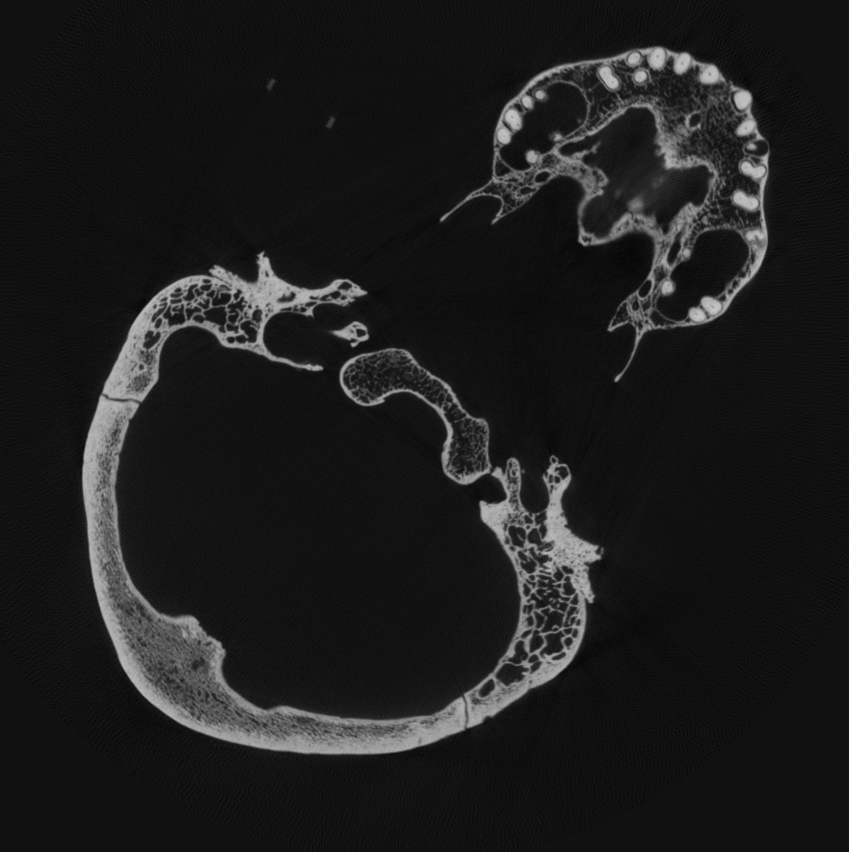
#> input picture Code_palevo/img_test_3.tif, 1697 x 1703 px, given as the content of the folder contour_stack/boite_&_dents_390_stack, which was not available (shown at 1/2 size)
$ python tes_convert_to_3D.py
#> lines starting #> are read from the running program, lines starting #| are printed output that depends on the picture; after the words box and inside, x2 and y2 are one past the last pixel; in counts of white or black regions, pixels touching at a corner belong together; pictures that were not available may be replaced by others from this repository, and a replacement may not be noted
### Code_palevo/Lib_outils.py
'''
Librairie OUTILS

2025, GILET Eliott , PALEVOPRIM/X-LIM

    Résumé : Cette librairie contient des fonctions utile de
manipulation et de traitement générale d'image, de
pie d'image et de données 3D.

## -------[ Structure de la librairie ]------- ##

## [ Manipulation des fichiers ( .png / .tif ) ] ##
#  [ Ouverture ]
#  [ Visualisation ]
#  [ Enregistrement ]

## [ Manipulation des fichiers ( 3D ) ] ##

## [ Traitement d'images ] ##
#  [ Alignement / rotation d'image ]
#  [ traitement mathématique ]

## [ Affichage ] ##
#  [ Affichage simple ]
#  [ Affichage Mathématiques ]
#  [ Affichage spécifique ]

'''

#################################################################################################################################################################################
## ----------------------------------------[ Zone d'import ]---------------------------------------------------------------------------------------------------------------------
#################################################################################################################################################################################
import os
import pyvista as pv
import math
import numpy as np
import matplotlib.pyplot as plt
import shutil

from datetime import datetime
from matplotlib.colors import ListedColormap
from matplotlib.widgets import Slider
from skimage.io import imread
from PIL import Image
from scipy.spatial import ConvexHull
from scipy.ndimage import label, binary_opening
from sklearn.decomposition import PCA

#################################################################################################################################################################################
## ----------------------------------------[ Zone de déclaration ]---------------------------------------------------------------------------------------------------------------------
#################################################################################################################################################################################


#################################################################################################################################################################################
## ----------------------------------------[ Zone de fonction ]---------------------------------------------------------------------------------------------------------------------
#################################################################################################################################################################################


## ====================================================[ Manipulation des fichiers ( .png / .tif ) ]==================================================== ##

## -------[ Ouverture ]------- ##

# [19 lines left out: function open_image, not called in this run]

def open_image_stack(dossier, extension=".tif"):# Ouvre tous les fichiers
    """
    Ouvre tous les fichiers d'une extension donnée dans un dossier, les convertit en niveaux de gris,
    et les empile dans une matrice 3D.

    Args:
        dossier (str): Chemin du dossier contenant les fichiers image
        extension (str): Extension des fichiers (par ex. '.tif', '.png', '.jpg')

    Returns:
        np.ndarray: Matrice 3D de taille (hauteur, largeur, nombre_images)
    """
#> called with dossier = 'contour_stack/boite_&_dents_390_stack', extension = '.tif'

    ## ---------[ Recherche des fichiers ]--------- ##
    extension = extension.lower()                                              # Met l’extension en minuscule (pour éviter les problèmes de casse)
    fichiers = [f for f in os.listdir(dossier) if f.lower().endswith(extension)]
    fichiers.sort()                                                            # Trie les fichiers pour garantir l’ordre de chargement

    pile_images = []                                                           # Liste pour stocker les images chargées

    ## ---------[ Chargement et conversion des images ]--------- ##
    for i, fichier in enumerate(fichiers):
        chemin = os.path.join(dossier, fichier)                                # Construit le chemin complet du fichier

        try:
            image = Image.open(chemin).convert("L")                            # Ouvre l’image et la convertit en niveaux de gris
#> image is the input picture: PIL image 1697x1703 L; min 2, max 202, mean 28.8
            tab_image = np.array(image)                                        # Convertit en tableau NumPy 2D
            pile_images.append(tab_image)                                      # Ajoute à la pile
            print(f"Image chargée ({extension}) : {i+1}")
        except Exception as e:
            print(f"Erreur avec {fichier} : {e}")                              # Affiche un message d’erreur si le fichier ne peut être lu

    ## ---------[ Vérification et empilement final ]--------- ##
    if not pile_images:
        raise ValueError("Aucune image chargée. Vérifiez le dossier et l'extension.")  # Stoppe si aucune image valide n’a été trouvée

    return np.stack(pile_images, axis=2)                                       # Empile les images le long du 3e axe → matrice (H, W, N)

## -------[ Visualisation ]------- ##

# [113 lines left out: functions afficher_volume_tif, visualiser_volume_binaire, not called in this run]

## -------[ Enregistrement ]------- ##

def archive_file_saved(base_dir="file_saved", archive_root="archived_file"):
    """
    Vérifie si des fichiers sont présents dans les sous-dossiers de 'file_saved'.
    Si oui :
        - Crée 'unused_bin' si nécessaire,
        - Copie le dossier 'file_saved' dans 'unused_bin' avec un suffixe date-heure,
        - Supprime le dossier original 'file_saved'.

    Args:
        base_dir (str): Nom du dossier à archiver (par défaut "file_saved").
        archive_root (str): Dossier où les archives sont placées (par défaut "unused_bin").
    """
    ## ---------[ Vérification de l'existence du dossier ]--------- ##

    if not os.path.exists(base_dir):
        print(f"Le dossier '{base_dir}' n'existe pas.")
        return

    ## ---------[ Vérifie s'il y a des fichiers à archiver ]--------- ##

    has_data = False
    for root, dirs, files in os.walk(base_dir):             # Parcourt tous les sous-dossiers
        if files:                                            # Si des fichiers sont trouvés
            has_data = True
            break

    if not has_data:
        print(f"Aucune donnée à archiver dans '{base_dir}'.")
        return

    ## ---------[ Préparation du nom d'archive avec timestamp ]--------- ##

    timestamp = datetime.now().strftime("%Y%m%d_%H%M%S")     # Format date-heure → "20250616_134510"
    archive_name = f"{base_dir}_{timestamp}"                 # Exemple : file_saved_20250616_134510
    archive_path = os.path.join(archive_root, archive_name)  # Chemin final de l'archive

    os.makedirs(archive_root, exist_ok=True)                 # Crée le dossier d'archives s’il n’existe pas

    ## ---------[ Copie + Suppression de l'original ]--------- ##

    shutil.copytree(base_dir, archive_path)                  # Copie tout le dossier vers le dossier d’archives
    shutil.rmtree(base_dir)                                  # Supprime le dossier original après copie

    print(f"✅ Dossier archivé sous : {archive_path}")

# [102 lines left out: functions ask_save, save_space, not called in this run]

def save_image_stack(image_stack,type=".png", folder_name="img_stack", save_path="file_saved/data_generate"):
    """
    Enregistre une pile d'images binaires (0 et 1) en PNG dans un dossier spécifié.

    Args:
        image_stack (np.ndarray): Tableau numpy de forme (H, W, N) avec des valeurs 0 ou 1,
                                  où N est le nombre d'images.
        folder_name (str): Nom du dossier dans lequel enregistrer les images. Si 0, la fonction ne fait rien.
        save_path (str): Chemin où le dossier sera enregistré.
    """
    if folder_name == 0:
        return

    # Créer le chemin complet
    full_path = os.path.join(save_path, folder_name)
    os.makedirs(full_path, exist_ok=True)

    num_images = image_stack.shape[2]
    for i in range(num_images):
        img = image_stack[:, :, i]
        img_uint8 = (img * 255).astype(np.uint8)
        image = Image.fromarray(img_uint8)
        image.save(os.path.join(full_path, f"image_{i:04d}{type}"))

## ====================================================[ Manipulation des fichiers ( 3D ) ]==================================================== ##

# [246 lines left out: functions visualiser_fichier_3D, aligner_fichiers_3D, save_binary_stack_as_mesh_obj, align_skull, not called in this run]

def stack_alignement_by_lenth(image_stack, target_orientation="horizontal", retourn=0):
    """
    Aligne une pile d'images binaires 3D selon leur plus grand axe (déduit de l’enveloppe convexe),
    en ajoutant un padding pour éviter la perte de données pendant la rotation.

    Args:
        image_stack (np.ndarray): pile d’images (H, W, N), binaires (0 ou 1)
        target_orientation (str): 'horizontal' ou 'vertical' (orientation cible)
        retourn (int): 0 → retourne la pile et le centre, 1 → retourne l’angle seul, 2 → tout retourne

    Returns:
        np.ndarray: pile alignée
        tuple: coordonnées (x, y) du centre
        float: angle de rotation (si demandé)
    """
#> called with target_orientation = 'horizontal', retourn = 0
    ## ----------------[ Préparation des images ]----------------##

    h, w, n = image_stack.shape                                         # Récupère les dimensions de la pile : hauteur, largeur, nombre d’images
    diag_len = int(np.ceil(np.sqrt(h**2 + w**2)))                       # Calcule la longueur maximale que peut prendre une image après rotation (diagonale)
    pad_h = (diag_len - h) // 2
    pad_w = (diag_len - w) // 2                                         # Détermine combien de pixels ajouter autour de l’image pour que rien ne soit coupé
    padded_stack = np.pad(
        image_stack,
        ((pad_h, pad_h),
        (pad_w, pad_w),
        (0, 0)),
        mode='constant')                                                # Ajoute du padding (zéros) autour de chaque image de la pile
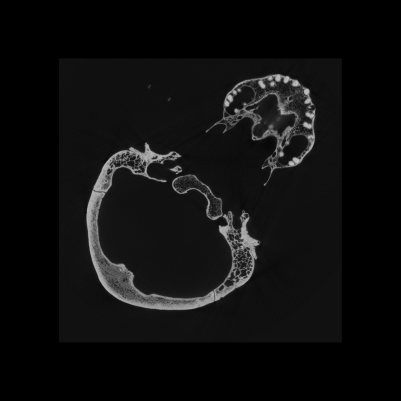
#> padded_stack: shape (2405, 2405, 1) (shown at 1/6 size); min 0, max 202, mean 14.4
    H, W = padded_stack.shape[:2]                                       # Dimensions après padding
    max_length = 0                                                      # Longueur maximale rencontrée
    ref_idx = 0                                                         # Index de l’image de référence (celle avec l’axe le plus long)

    ## ----------------[ recherche de l'image de référence ]----------------##

    for i in range(n):
        coords = np.column_stack(np.nonzero(padded_stack[:, :, i]))                     # Coordonnées (y, x) des pixels actifs
        if len(coords) < 3:
            continue                                                                    # Trop peu de points pour calculer une enveloppe convexe
        try:
            hull = ConvexHull(coords)
            points = coords[hull.vertices]                                              # Calcule l’enveloppe convexe (le contour minimal qui englobe les points)
            dists = np.linalg.norm(points[:, None, :] - points[None, :, :], axis=-1)    # Calcule toutes les distances entre les points de cette enveloppe
            length = np.max(dists)                                                      # Récupère la plus grande de ces distances
        except:
            continue                                                                    # En cas d’erreur (rare mais possible), passe à l’image suivante
        if length > max_length:                                                         ## Met à jour l’image de référence si la distance trouvée est plus grande
            max_length = length
            ref_idx = i
#> this loop made 1 pass
#> (points, length, max_length) on pass 1: ([[351, 354], [2053, 354], [2053, 2050], [351, 2050]], 2402.8, 2402.8)
#> after the loop, max_length = 2402.8; ref_idx = 0

    ## ----------------[ Définition de la rotation a appliqué ]----------------##

    ref_image = padded_stack[:, :, ref_idx]
    coords = np.column_stack(np.nonzero(ref_image))                     ## Utilise l’image de référence trouvée pour déterminer l’orientation
#> coords = 2889991 pairs, first value 351 to 2053, second value 354 to 2050
    if coords.shape[0] == 0:
        raise ValueError("Image de référence vide.")

    pca = PCA(n_components=2)
    pca.fit(coords)                                                     # Applique une analyse en composantes principales (PCA) pour obtenir l’axe principal
    axis = pca.components_[0]                                           # Premier axe principal
    angle = np.arctan2(axis[1], axis[0])                                # Calcule l’angle de cet axe par rapport à l’horizontale
    if target_orientation == "horizontal":                              ## Détermine l’angle de rotation nécessaire selon l’orientation désirée
        rotation_angle = -angle
    elif target_orientation == "vertical":
        rotation_angle = np.pi / 2 - angle
    else:
        raise ValueError("target_orientation doit être 'horizontal' ou 'vertical'.")

    ## ----------------[ Préparation de la rotation ]----------------##

    rot_matrix = np.array([
        [np.cos(rotation_angle), -np.sin(rotation_angle)],
        [np.sin(rotation_angle),  np.cos(rotation_angle)]])             # Matrice de rotation 2D (sens trigonométrique)
    center = np.array([H / 2, W / 2])                                   # Centre de rotation : centre de l’image padded
    aligned_stack = np.zeros_like(padded_stack)                         # Création d'une pile alignée, vide pour l’instant

    ## ----------------[ Rotation des images ]----------------##

    for i in range(n):                                                  ## Applique la rotation à chaque image de la pile
        img = padded_stack[:, :, i]
        pts = np.column_stack(np.nonzero(img))                          # Coordonnées des pixels actifs
        if pts.shape[0] == 0:
            continue
        shifted = pts - center                                          # Translate les points pour centrer autour de l’origine
        rotated = shifted @ rot_matrix.T                                # Applique la rotation
        new_pts = np.round(rotated + center).astype(int)                # Repositionne les points dans le référentiel original
        aligned = np.zeros((H, W), dtype=np.uint8)                      # Crée une nouvelle image avec les points tournés
        valid = (
            (0 <= new_pts[:, 0]) & (new_pts[:, 0] < H) &
            (0 <= new_pts[:, 1]) & (new_pts[:, 1] < W)
            )
        new_pts = new_pts[valid]                                        # Supprime les points hors des limites de l’image
        aligned[new_pts[:, 0], new_pts[:, 1]] = 1                       # Active les nouveaux pixels dans l’image finale
        aligned_stack[:, :, i] = aligned                                # Ajoute cette image à la pile finale
        print(f"Alignement image {i+1}/{n}")
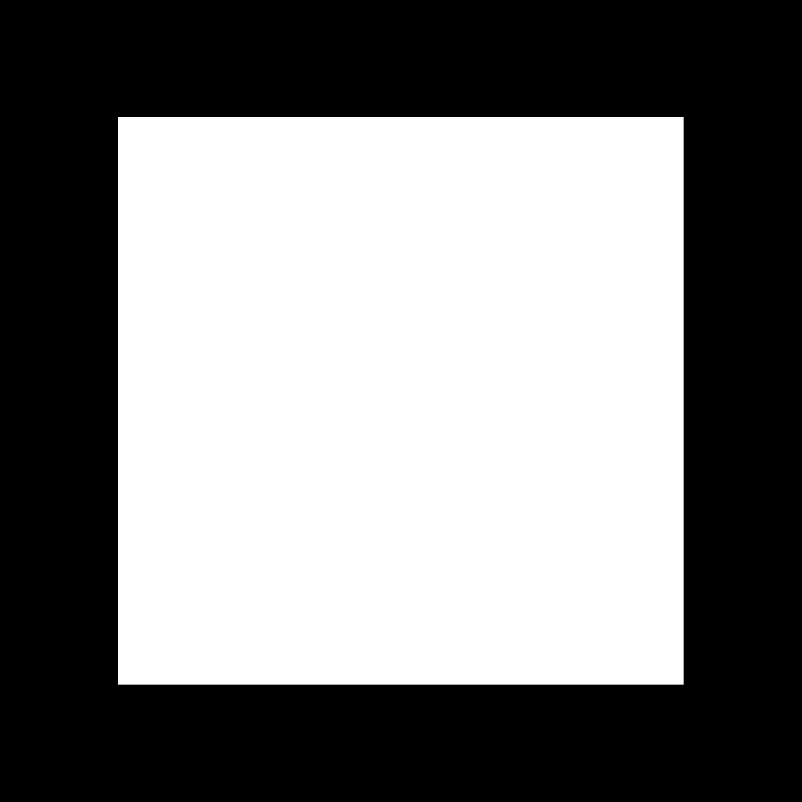
#> aligned: shape (2405, 2405) (shown at 1/3 size); values 0 (black) and 1 (white), 50% white; 1 white region, box (x1, y1, x2, y2) and area: (354, 351, 2051, 2054) 2889991

    ## ----------------[ Retour des données ]----------------##

    # Recalcule les coordonnées du centre du crâne dans l’image de référence alignée
    ref_coords = np.column_stack(np.nonzero(aligned_stack[:, :, ref_idx]))
#> ref_coords has the same summary as coords
    center_coords = tuple(np.mean(ref_coords, axis=0)) if len(ref_coords) > 0 else (H / 2, W / 2)
#> center_coords = (1202, 1202)

    # Retourne les données selon la valeur de l'argument `retourn`
    if retourn == 0:
        return aligned_stack, (center_coords[1], center_coords[0])  # (x, y)
    if retourn == 1:
        return rotation_angle
    if retourn == 2:
        return aligned_stack, (center_coords[1], center_coords[0]), rotation_angle

## -------[ traitement mathématique ]------- ##

# [558 lines left out: functions normalize_0_1, smart_threshold_clean, threshold_relative_20, affiche_chatoux, afficher_pile, show_histo and 10 more, not called in this run]

### Code_palevo/tes_convert_to_3D.py
"""
Projet Segmentation fossile
GILET Eliott
main
"""
## ----------------------------------------[ Zone d'import ]---------------------------------------------------------------------------------------------------------------------

import numpy as np
import matplotlib.pyplot as plt

import Lib_outils as lo
import Lib_contours as lc

from PIL import Image

## ----------------------------------------[ Zone de déclaration ]---------------------------------------------------------------------------------------------------------------------
sigma = 1

## Donnée de test

img_test = ['img_test_2.tif']
img_stack = ["CT_Scan/Clarisa Sutherland_XCT_S3428_ 86_01_c"]
cont_stack = ["contour_stack/boite_&_dents_390_stack"]

## Paramètre de traitement

v_param = [ 1.0 , 3.0 , 1.0 , 2.5 , 0.9 , 300 ]

## Choix de l'affichage

af_s1 = [ 0 , 1 , 0 , 0 , 0 , 0 , 0 , 0 ]
af_s4 = [ 0 , 0 , 0 , 0 , 0 , 0 , 0 , 0 ]
af_post = [ 0 , 0 , 0 , 1 , 1 ]
affichage = [ af_s1 , af_s4 , af_post ]


## ----------------------------------------[ Zone d'initialisation ]---------------------------------------------------------------------------------------------------------------------
if __name__ == '__main__':

    # Archivage des vieilles données

    lo.archive_file_saved()

    ## récupération des données

    contour = lo.open_image_stack(cont_stack[0],".tif")

    ## alignment

    contour_aligné, centre = lo.stack_alignement_by_lenth(contour)
#> centre = (1202, 1202)

    lo.save_image_stack(contour_aligné,".png","img_align_stack")

    # convertion en 3D

    # cont_3D = lo.save_binary_stack_as_mesh_obj(contour,"contour_full_scan.obj","3D_file")

    ## affichage

    # lo.visualiser_fichier_3D("3D_file")

    plt.show()

$ run again, on Code_palevo/img_test.tif
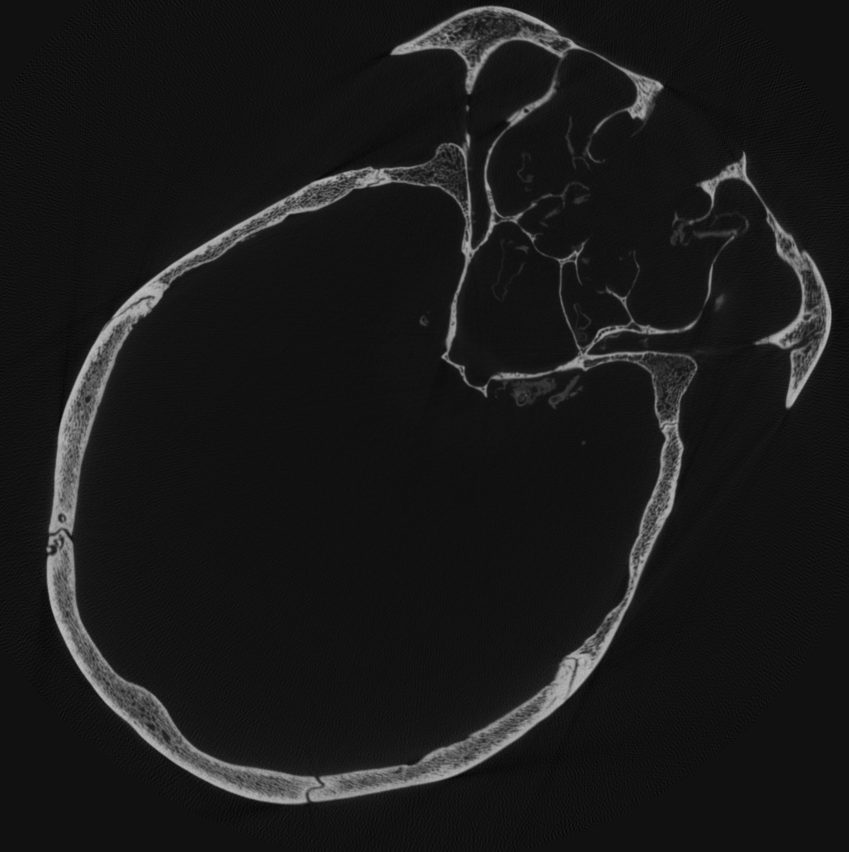
#> input picture Code_palevo/img_test.tif, 1697 x 1703 px, given as the content of the folder contour_stack/boite_&_dents_390_stack, which was not available (shown at 1/2 size)
#> in open_image_stack, image is the input picture: PIL image 1697x1703 L; min 1, max 191, mean 25.8
#> in stack_alignement_by_lenth, `padded_stack = np.pad( image_stack, ((pad_h, pad_h), (pad_w, pad_w), (..`:
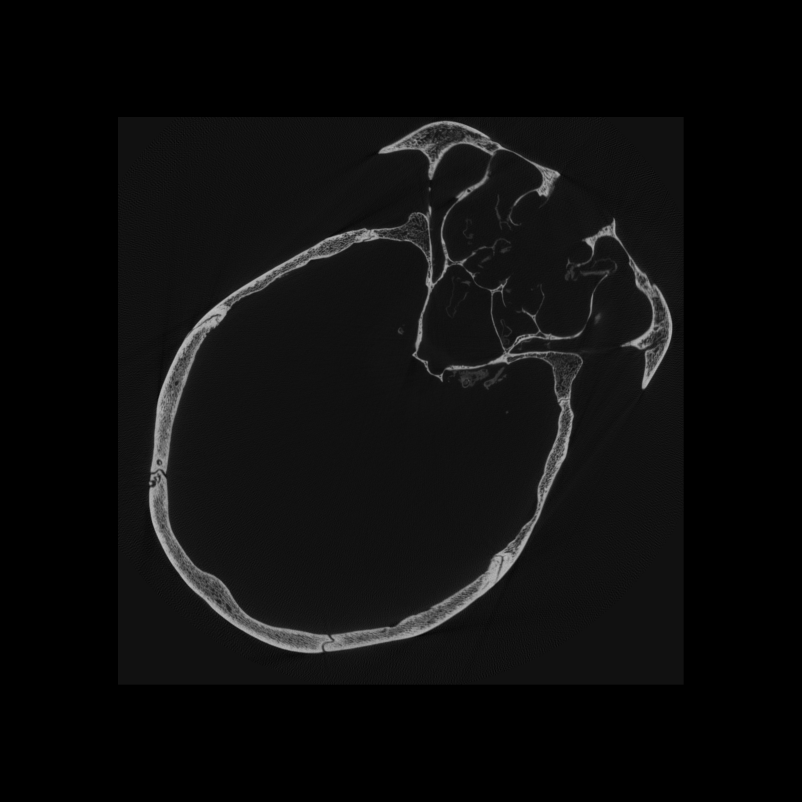
#> padded_stack: shape (2405, 2405, 1) (shown at 1/3 size); min 0, max 191, mean 12.9
#> the loop in stack_alignement_by_lenth, `for i in range(n):` made 1 pass
#> (points, length, max_length) on pass 1: ([[351, 354], [2053, 354], [2053, 2050], [351, 2050]], 2402.8, 2402.8)
#> after the loop in stack_alignement_by_lenth, `for i in range(n):`: max_length = 2402.8; ref_idx = 0
#> coords = 2889991 pairs, first value 351 to 2053, second value 354 to 2050
#> ref_coords has the same summary as coords
#> center_coords = (1202, 1202)
